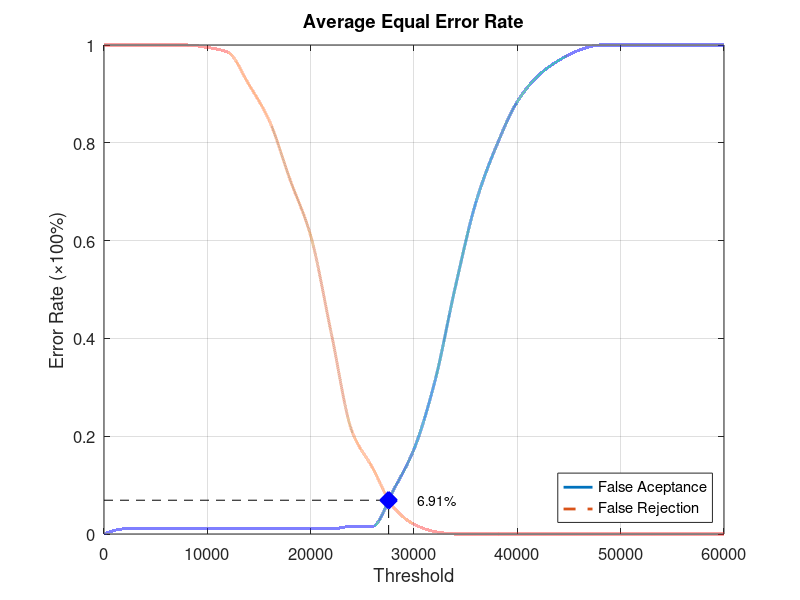
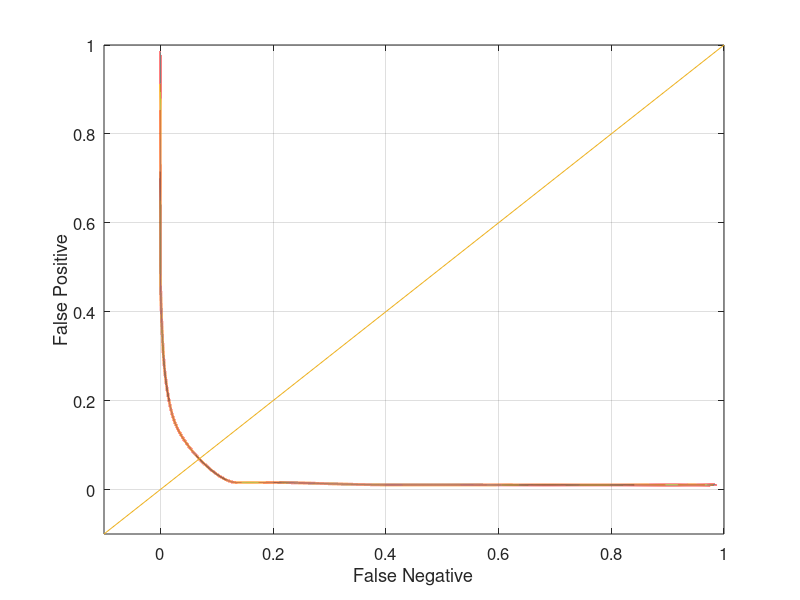

MATLAB code for these plots, in order:
function yEER = Database5_2
close all;
clear;
clc;
x = 0:2000:60000;
xq = 0:0.5:60000;

y0 = [0 0.0105263 0.0105263 0.0105263 0.0105263 0.0105263 0.0105263 0.0105263 0.0105263 0.0105263 0.0105263 0.0105263 0.0157895 0.0157895 0.0894737 0.173684 0.310526 0.505263 0.678947 0.794737 0.884211 0.936842 0.968421 0.989474 1 1 1 1 1 1 1];
yy0 = interp1(x, y0, xq, 'pchip');
y1 = [1 1 1 1 1 0.995 0.985 0.92 0.845 0.725 0.61 0.41 0.21 0.135 0.055 0.02 0.005 0 0 0 0 0 0 0 0 0 0 0 0 0 0];
yy1 = interp1(x, y1, xq, 'pchip');

% Calculating EER: 
y2 = abs(y0 - y1);
find(y2 == min(y2))
yy2 = abs(yy0 - yy1);
xEER = find(yy2 == min(yy2));
xEERIndex = xq(xEER) % X-axis EER
yEER = yy0(xEER) % Y-axis EER

main = figure
plot(xq, yy0,'-','LineWidth', 2);	hold on
plot(xq, yy1,'--','LineWidth', 2);	hold on
plot([xEERIndex xEERIndex], [0 yEER], 'k--');	hold on
plot([0 xEERIndex], [yEER yEER], 'k--');	hold on
plot(xEERIndex, yEER, 'bx', 'LineWidth', 10);	hold on
text(xEERIndex + 10 * xEERIndex / 100, yEER, [num2str(round((10000 * yEER)) / 100) '%'])
legend('False Aceptance', 'False Rejection', 'Location', 'SouthEast')
xlabel('Threshold')
ylabel('Error Rate (\times100%)')
title('Average Equal Error Rate')
set(gca, 'FontSize', 12)
axis([0 60000 0 1])
grid on

print(main, 'Database5_2Main', '-dpng');
FNRxFPR = figure('Color', [1 1 1]);
plot(yy1, yy0, '-', yy1, yy0, 'LineWidth', 2);
hold on
y = -0.1:0.1:1
plot(y, y); 
set(gca, 'FontSize', 12)
xlabel('False Negative')
ylabel('False Positive')
axis([-0.1 1 -0.1 1])
set(gca, 'FontSize', 12)
grid on

print(FNRxFPR, 'Database5_2FNRxFPR','-dpng');
end
